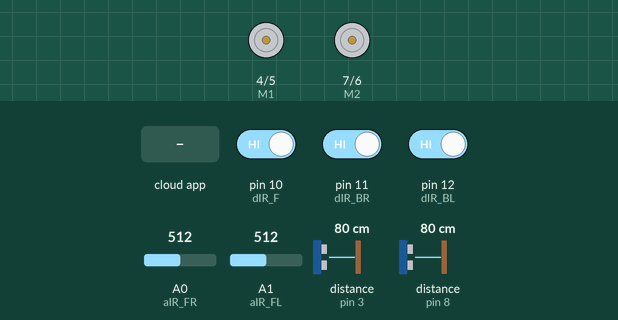
Simulated run of this sketch. Board: Arduino Uno, built with avr-gcc and run on an emulated ATmega328P. On the bench: direction and speed pins drawn as motors (green arrow = direction pin HIGH = forward, orange = LOW = backward, longer = more drive). Wiring (inferred from the names in the program): 2 × ultrasonic range finder: trigger pin 2, echo pin 3 / trigger pin 9, echo pin 8. The inputs (shaded band) are chosen by the test bench; at power-on: A1 (aIR_FL) = 512, A0 (aIR_FR) = 512, distance to the obstacle (sensors on pin 8, pin 3) 80 cm, pin 10 (dIR_F) HIGH, pin 11 (dIR_BR) HIGH, pin 12 (dIR_BL) HIGH. The echo pulse lasts 58.3 µs per cm; the ROS host is connected and sends only what is stated.

Above: at 1.2 s.
1.3 s: the phone or cloud app sets override_status to 1
At 2.6 s:
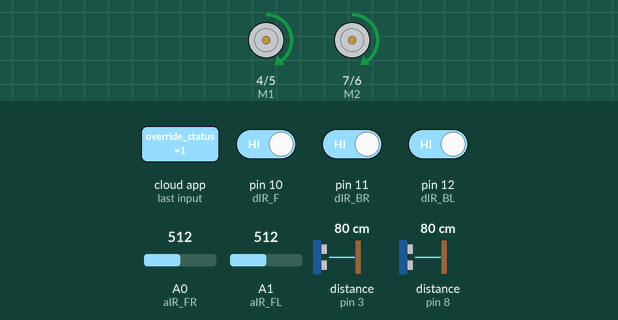
4.3 s: A1 (aIR_FL) set to 279
6.4 s: A1 (aIR_FL) set to 256
At 7.8 s:
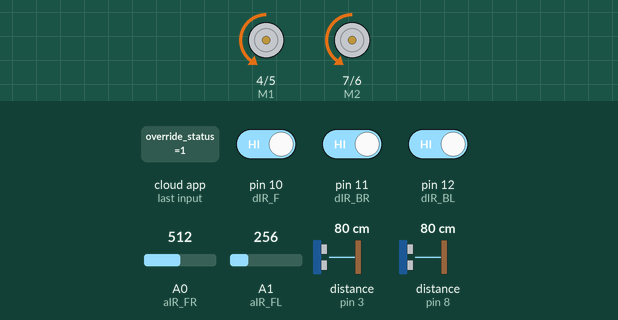
8.1 s: A0 (aIR_FR) set to 283
9.6 s: A0 (aIR_FR) set to 250
At 10.6 s:
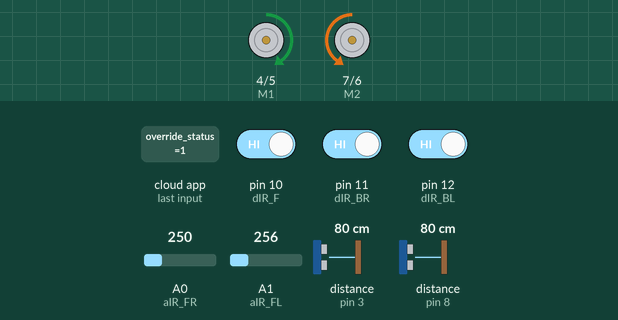
11.1 s: distance to the obstacle (sensor on pin 8) set to 23 cm
12.6 s: distance to the obstacle (sensor on pin 8) set to 18 cm
At 13.0 s:
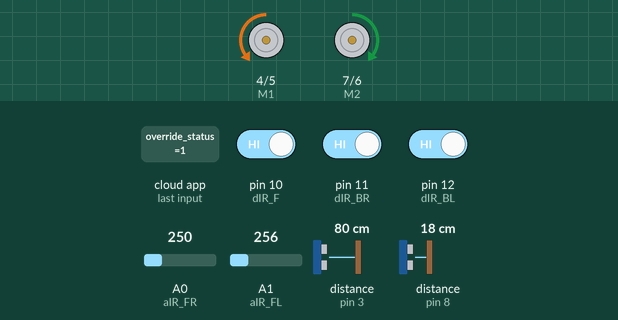
Timing chart, 0 to 16.6 s (numbered marks = the images above; inputs shaded):
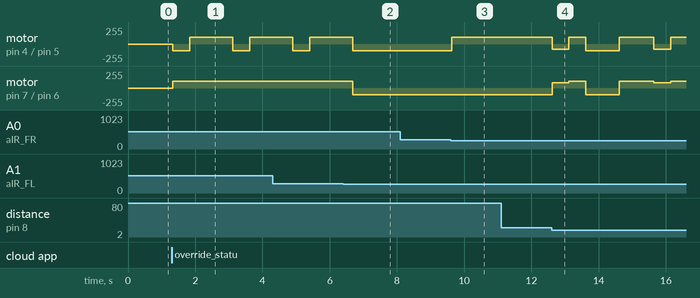

The sketch:

devastator_arduino.ino
```cpp
/*
   September 10, 2018
   The program below is a modified version of the sensor program.
   The ultrasonic sensor in front (next to the digital IR) has been added and the mobot is responding based on the
   commands from the ROS master.
*/

// Include necessary libraries
#include <ros.h>
#include <ros/time.h>
#include <sensor_msgs/Range.h>
#include <std_msgs/Int32.h>
#include <std_msgs/Bool.h>
#define USE_USBCON

// Pin assignments
#define aIR_FR A0 // Analog IR Front Right
#define aIR_FL A1 // Analog IR Front Left
#define dIR_BR 11 // Digital IR Back Right
#define dIR_BL 12 // Digital IR Back Left
#define dIR_F 10 // Digital IR Front
#define trigPin_F 2 // Ultrasonic's Trigger Pin (front)
#define echoPin_F 3 // Ultrasonic's Echo Pin (front)
#define trigPin_D 9 // Ultrasonic's Trigger Pin (down)
#define echoPin_D 8 // Ultrasonic's Echo Pin (down)
#define E1 5 // M1 Speed Control
#define E2 6 // M2 Speed Control
#define M1 4 // M1 Direction Control
#define M2 7 // M2 Direction Control

// Sets node handle name
ros::NodeHandle nh;

// Motor Directions
void stop()
{
  analogWrite(E1,LOW);
  analogWrite(E2,LOW);
  digitalWrite(M1,LOW);
  digitalWrite(M2,LOW);
}

void advance(int default_speedA,int default_speedB)
{
  analogWrite (E1,default_speedA);
  digitalWrite(M1,HIGH);
  analogWrite (E2,default_speedB);
  digitalWrite(M2,LOW);
}

void back_off(int default_speedA,int default_speedB)
{
  analogWrite (E1,default_speedA);
  analogWrite (E2,default_speedB);
  digitalWrite(M1,LOW);
  digitalWrite(M2,HIGH);
}

void back_and_turnL(int default_speedA,int default_speedB)
{
  analogWrite (E1,default_speedA);
  analogWrite (E2,default_speedB);
  digitalWrite(M1,LOW);
  digitalWrite(M2,HIGH);
  delay(700);
  analogWrite (E1,default_speedA);
  digitalWrite(M1,LOW);
  analogWrite (E2,default_speedB);
  digitalWrite(M2,LOW);
  delay(800);
}

void back_and_turnR(int default_speedA,int default_speedB)
{
  analogWrite (E1,default_speedA);
  analogWrite (E2,default_speedB);
  digitalWrite(M1,LOW);
  digitalWrite(M2,HIGH);
  delay(800);
  analogWrite (E1,default_speedA);
  digitalWrite(M1,HIGH);
  analogWrite (E2,default_speedB);
  digitalWrite(M2,HIGH);
  delay(800);
}

void back_manual(int default_speedA,int default_speedB)
{
  analogWrite (E1,default_speedA);
  analogWrite (E2,default_speedB);
  digitalWrite(M1,LOW);
  digitalWrite(M2,HIGH);
}

void turn_L(int default_speedA,int default_speedB)
{
  analogWrite (E1,default_speedA);
  digitalWrite(M1,LOW);
  analogWrite (E2,default_speedB);
  digitalWrite(M2,LOW);
}

void turn_R(int default_speedA,int default_speedB)
{
  analogWrite (E1,default_speedA);
  digitalWrite(M1,HIGH);
  analogWrite (E2,default_speedB);
  digitalWrite(M2,HIGH);
}

void turn_around(int default_speedA, int default_speedB)
{

  analogWrite (E1,default_speedA);
  digitalWrite(M1,HIGH);
  analogWrite (E2,default_speedB);
  digitalWrite(M2,HIGH);
  delay(1250);

}

// Functions for getting sensor data and converting them to meters
float aIR_FR_Range()
{
  float distance = 0;
  float compute;
  double sample = 0.0;
  unsigned long timer;
  if ((millis() - timer) > 55)
  {
    sample = analogRead(aIR_FR);
    compute = 12343.85 * pow(sample, -1.15);
    distance = (compute) / 100;
    timer = millis();
    return distance;
  }
}

float aIR_FL_Range()
{
  float distance = 0;
  float compute;
  double sample = 0.0;
  unsigned long timer;
  if ((millis() - timer) > 55)
  {
    sample = analogRead(aIR_FL);
    compute = 12343.85 * pow(sample, -1.15);
    distance = (compute) / 100;
    timer = millis();
    return distance;
  }
}

int dIR_BR_Range()
{

  int value = digitalRead(dIR_BR);
  return value;
}

int dIR_BL_Range()
{

  int value = digitalRead(dIR_BL);
  return value;
}

int dIR_F_Range()
{
  int value = digitalRead(dIR_F);
  return value;
}

float Sonic_D_Range()
{
  long duration;
  float distance = 0;
  digitalWrite(trigPin_F, LOW);
  delayMicroseconds(2);
  digitalWrite(trigPin_F, HIGH);
  delayMicroseconds(10);
  digitalWrite(trigPin_F, LOW);

  duration = pulseIn(echoPin_F, HIGH);

  distance = (duration / 2) * 0.00034; // Distance in meters
  return distance;

}

float Sonic_F_Range()
{
  long duration;
  float distance = 0;
  digitalWrite(trigPin_D, LOW);
  delayMicroseconds(2);
  digitalWrite(trigPin_D, HIGH);
  delayMicroseconds(10);
  digitalWrite(trigPin_D, LOW);

  duration = pulseIn(echoPin_D, HIGH);

  distance = (duration / 2) * 0.00034; // Distance in meters
  return distance;
}

void assess_all(float &ir_fr, float &ir_fl, int &dIR_br, int &dIR_bl, float &sonic_d, float &sonic_f, int &dIR_f){
  ir_fr = aIR_FR_Range();
  ir_fl = aIR_FL_Range();
  dIR_br = dIR_BR_Range();
  dIR_bl = dIR_BL_Range();
  sonic_f = Sonic_F_Range();
  sonic_d = Sonic_D_Range();
  dIR_f = dIR_F_Range();
}
void assess_LR(float &ir_fr, float &ir_fl)
{
  ir_fr = aIR_FR_Range();
  ir_fl = aIR_FL_Range();
}

void assess_back(int &dIR_br, int &dIR_bl){
  dIR_br = dIR_BR_Range();
  dIR_bl = dIR_BL_Range();
}

void assess_front (float &sonic_f, float &sonic_d, int &dIR_f){
  sonic_f = Sonic_F_Range();
  sonic_d = Sonic_D_Range();
  dIR_f = dIR_F_Range();
}
// ROS Subscriber Callback
// This simply stores the messages coming from the Warning topic publisher.
bool automode = false;
int flag_data = 0;
void FlagCallback(const std_msgs::Int32& flag)
{
  flag_data = flag.data;
}

void OverrideCallback(const std_msgs::Bool& override_msg)
{
  automode = override_msg.data;
}

// ROS Publishers and Subscriber Instances
ros::Subscriber<std_msgs::Int32> flag_sub("nav_flag", &FlagCallback);
ros::Subscriber<std_msgs::Bool> override_sub("override_status", &OverrideCallback);

void setup()
{
  // Pin Setup for Ultrasonic and Motors
  int i;
  for (i = 4; i <= 7; i++) pinMode(i, OUTPUT);
  pinMode(trigPin_F, OUTPUT);
  pinMode(echoPin_F, INPUT);
  pinMode(trigPin_D, OUTPUT);
  pinMode(echoPin_D, INPUT);

  // Initialize node handle and set the baud rate to 57600
  nh.getHardware()->setBaud(57600);
  nh.initNode();
  nh.subscribe(flag_sub);
  nh.subscribe(override_sub);

  // Sensor Message Descriptions
  // These descriptions are according to the descriptions
  // in the sensor_msgs/Range.msg documentation found here: http://docs.ros.org/melodic/api/sensor_msgs/html/msg/Range.html
  nh.spinOnce();
}

void loop()
{
  // Motor Speed Assignments
  int default_speed = 100;
  int slow_speed = 80;

  // Get Sensor Data
  float aIR_FR_range;
  float aIR_FL_range;
  int dIR_BR_range;
  int dIR_BL_range;
  int dIR_F_range;
  float sonic_F_range;
  float sonic_D_range;

  // Range limits
  float sonic_FF_zone = 0.20;
  float sonic_FD_zone = 0.20;
  float aIR_FR_zone = 0.20;
  float aIR_FL_zone = 0.20;

  // Get initial sensor values
  assess_all(aIR_FR_range, aIR_FL_range, dIR_BR_range, dIR_BL_range,sonic_D_range, sonic_F_range, dIR_F_range);

//  Serial.print("aIR_R:");
//  Serial.println(aIR_FR_range);
//  Serial.print("aIR_L:");
//  Serial.println(aIR_FL_range);
  Serial.print("DIR_F: ");
  Serial.println(dIR_F_range);
  if (dIR_F_range) Serial.println("Nothing detected");
  //Serial.print("sonic_F:");
  //Serial.println(sonic_F_range);
  //Serial.print("sonic_D:");
  //Serial.println(sonic_D_range);

  //Autonavigation
  if (automode){
    assess_front(sonic_F_range, sonic_D_range, dIR_F_range);
    if (sonic_F_range > sonic_FF_zone && aIR_FR_range > aIR_FR_zone && aIR_FL_range > aIR_FL_zone){
      advance(default_speed,default_speed);
      assess_LR(aIR_FR_range, aIR_FL_range);
    }
    else if (sonic_F_range <= sonic_FF_zone && aIR_FR_range > aIR_FR_zone && aIR_FL_range > aIR_FL_zone){
      assess_back(dIR_BR_range, dIR_BL_range);
      if (dIR_BR_range && dIR_BL_range){
        back_off(slow_speed,slow_speed);
        delay(500);
        turn_R(default_speed, default_speed);
        delay(500);
        float right_distance = aIR_FR_Range();
        turn_L(default_speed, default_speed);
        float left_distance = aIR_FL_Range();
        delay(1000);
        turn_R(default_speed, default_speed);
        delay(500);
        if (right_distance > left_distance){
          turn_R(default_speed, default_speed);
          delay(500);
        }
        else if (left_distance > right_distance){
          turn_L(default_speed, default_speed);
          delay(500);
        }
        else if (aIR_FR_range < aIR_FR_zone && aIR_FL_range < aIR_FL_zone){
          turn_around(default_speed, default_speed);
        }
      }
      else
      {
        assess_LR(aIR_FR_range, aIR_FL_range);
        if (aIR_FR_range > aIR_FL_range)
          turn_R(default_speed, default_speed);
        else if (aIR_FL_range > aIR_FR_range)
          turn_L(default_speed,default_speed);
        else{
          turn_around(default_speed,default_speed);
        }
      }


    }

    else if (sonic_F_range > sonic_FF_zone && aIR_FR_range > aIR_FR_zone && aIR_FL_range <= aIR_FL_zone)
      turn_R(default_speed,default_speed);

    else if (sonic_F_range > sonic_FF_zone && aIR_FR_range <= aIR_FR_zone && aIR_FL_range > aIR_FL_zone)
      turn_L(default_speed,default_speed);

    else if (sonic_F_range <= sonic_FF_zone && aIR_FR_range > aIR_FR_zone && aIR_FL_range <= aIR_FL_zone){
      back_off(slow_speed,slow_speed);
      delay(400);
      turn_R(default_speed,default_speed);
    }

    else if (sonic_F_range <= sonic_FF_zone && aIR_FR_range <= aIR_FR_zone && aIR_FL_range > aIR_FL_zone){
      back_off(slow_speed,slow_speed);
      delay(400);
      turn_L(default_speed,default_speed);
    }

    else if (sonic_F_range <= sonic_FF_zone && aIR_FR_range <= aIR_FR_zone && aIR_FL_range <= aIR_FL_zone)
    {
      assess_back(dIR_BR_range, dIR_BL_range);
      if (dIR_BR_range && dIR_BL_range){
        back_off(slow_speed,slow_speed);
        delay(500);
        //assess_LR(aIR_FR_range, aIR_FL_range);
        turn_R(default_speed, default_speed);
        delay(500);
        float right_distance = aIR_FR_Range();
        turn_L(default_speed, default_speed);
        float left_distance = aIR_FL_Range();
        delay(1000);
        turn_R(default_speed, default_speed);
        delay(500);
        if (right_distance > left_distance){
          turn_R(default_speed, default_speed);
          delay(500);
        }
        else if (left_distance > right_distance){
          turn_L(default_speed, default_speed);
          delay(500);
        }
        else if (aIR_FR_range < aIR_FR_zone && aIR_FL_range < aIR_FL_zone){
          turn_around(default_speed, default_speed);
        }
      }

      else if (!dIR_BR_range && !dIR_BL_range)
      {
        assess_front(sonic_F_range, sonic_D_range, dIR_F_range );
        if (sonic_F_range > sonic_FF_zone||sonic_F_range <= sonic_FF_zone)
        {
          assess_LR(aIR_FR_range,aIR_FL_range);
          if (aIR_FR_range > aIR_FL_range)
            turn_R(default_speed,default_speed);
          else if (aIR_FL_range > aIR_FR_range)
            turn_L(default_speed,default_speed);
          else if (aIR_FR_range < aIR_FR_zone && aIR_FL_range < aIR_FL_zone){
            turn_around(default_speed,default_speed);
          }
        }
        else
          stop();
      }

      else if ((!dIR_BR_range && dIR_BL_range) || (dIR_BR_range && !dIR_BL_range))
      {
        assess_LR(aIR_FR_range,aIR_FL_range);
        if (aIR_FR_range > aIR_FL_range)
            turn_R(default_speed,default_speed);
          else if (aIR_FL_range > aIR_FR_range)
            turn_L(default_speed,default_speed);
          else{
            turn_around(default_speed,default_speed);
          }
      }
    }
    else{
      back_off(default_speed,default_speed);
      delay(500);
      turn_around(default_speed, default_speed);
    }
  }

  // Manual Navigation
  else
  {
    if (flag_data == 1){
      advance(default_speed,default_speed);
    }
    else if (flag_data == 2){
      turn_R(default_speed,default_speed);
    }
    else if (flag_data == 3){
      turn_L(default_speed,default_speed);
    }
    else if (flag_data == 5){
      back_manual(slow_speed,slow_speed);
    }
    else stop();
  }
  nh.spinOnce();
  delay(10);
}
```

Measured:
- the behaviour switches between 267 and 266 on A1 (aIR_FL) (found by bisection; images 1 and 2)
- the behaviour switches between 267 and 266 on A0 (aIR_FR) (found by bisection; images 2 and 3)
- the behaviour switches between 21 and 20 cm on distance to the obstacle (sensor on pin 8) (found by bisection; images 3 and 4)
- after the input at 1.3 s, motor on pin 4 (M1) / pin 5 (E1): alternates forward 100/255 for 1.3 s and backward 100/255 for 0.50 s, starting at once; motor on pin 7 (M2) / pin 6 (E2): stopped → forward 100/255 at once
- after the input at 6.4 s, motor on pin 4 (M1) / pin 5 (E1): goes on until 6.7 s, then stays backward 100/255; motor on pin 7 (M2) / pin 6 (E2): forward 100/255 → backward 100/255 after 0.28 s
- after the input at 8.1 s, every drawn part: stays the same
- after the input at 9.6 s, motor on pin 4 (M1) / pin 5 (E1): backward 100/255 → forward 100/255 at once
- after the input at 11.1 s, every drawn part: stays the same
